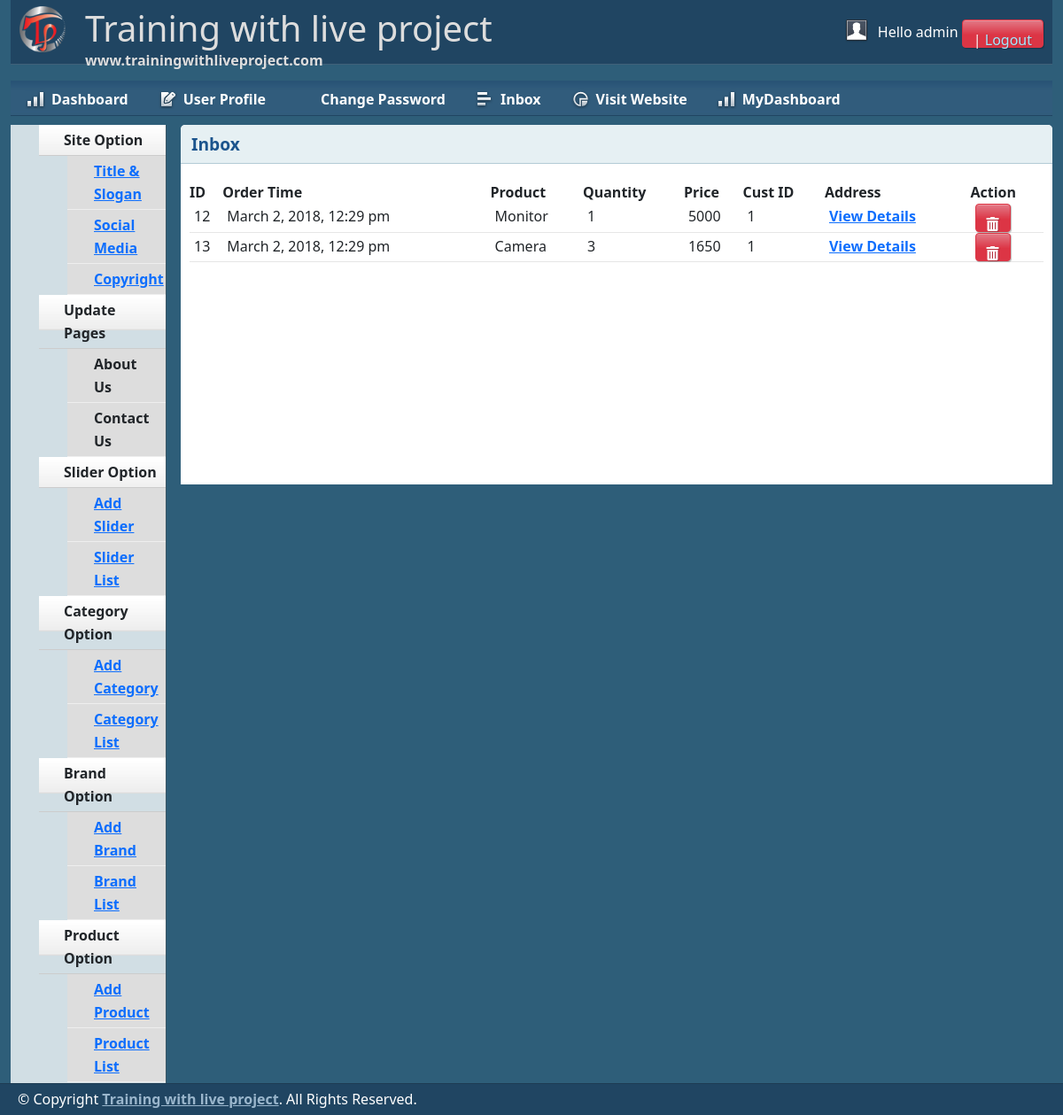
Page /admin/inbox.php (signed in) on the committed database.
### tables this page shows
CREATE TABLE `tbl_order` (
  `id` int(11) NOT NULL,
  `cmrId` int(11) NOT NULL,
  `productId` int(11) NOT NULL,
  `productName` varchar(255) NOT NULL,
  `quantity` int(11) NOT NULL,
  `price` float NOT NULL,
  `image` varchar(255) NOT NULL,
  `date` datetime NOT NULL DEFAULT current_timestamp(),
  `status` int(11) NOT NULL DEFAULT 0
);

### lib/Database.php (called while the page is built, shortened)
<?php
class Database
{
    public $host   = DB_HOST;
    public $user   = DB_USER;
    public $pass   = DB_PASS;
    public $dbname = DB_NAME;
    public $link;
    private function connectDB()
    {
        $this->link = new mysqli(
            $this->host,
            $this->user,
            $this->pass,
            $this->dbname
        );
    }
    public function select($query)
    {
        $result = $this->link->query($query) or
        die($this->link->error . __LINE__);
        if ($result->num_rows > 0) {
            return $result;
        } else {
            return false;
        }
    }
}

### classes/Cart.php (called while the page is built, shortened)
<?php
$filepath = realpath(dirname(__FILE__));
include_once($filepath.'/../lib/Database.php');
include_once($filepath.'/../helpers/Format.php');
 ?>
<?php
class Cart
{
    private $db;
    public function __construct()
    {
        $this->db = new Database();
    }
    public function getAllOrderProduct()
    {
        $query = "SELECT * FROM tbl_order ORDER BY date DESC";
        $result = $this->db->select($query);
        return $result;
    }
}

### helpers/Format.php (called while the page is built, shortened)
<?php
class Format
{
    public function formatDate($date)
    {
        return date('F j, Y, g:i a', strtotime($date));
    }
}

### admin/inbox.php (the view, shortened to what this page needs)
<?php include 'inc/header.php';?>
<?php include 'inc/sidebar.php';?>
<?php
$filepath = realpath(dirname(__FILE__));
include_once($filepath.'/../classes/Cart.php');
$ct = new Cart();
$fm = new Format();
?>
        <div class="grid_10">
            <div class="box round first grid">
                <h2>Inbox</h2>
                <div class="block">
                    <table class="data display datatable" id="example">
					<thead>
						<tr>
							<th>ID</th>
							<th>Order Time</th>
							<th>Product</th>
							<th>Quantity</th>
							<th>Price</th>
							<th>Cust ID</th>
							<th>Address</th>
							<th>Action</th>
						</tr>
					</thead>
					<tbody>
						<?php
                        $getOrder = $ct->getAllOrderProduct();
                        if ($getOrder) {
                            while ($result = $getOrder->fetch_assoc()) {
                                ?>
						<tr class="odd gradeX">
							<td><?php echo $result['id']; ?></td>
							<td><?php echo $fm->formatDate($result['date']); ?></td>
							<td><?php echo $result['productName']; ?></td>
							<td><?php echo $result['quantity']; ?></td>
							<td><?php echo $result['price']; ?></td>
							<td><?php echo $result['cmrId']; ?></td>
							<td><a href="customer.php?custId=<?php echo $result['cmrId']; ?>">View Details</a></td>
							<?php if ($result['status'] == '0') {
                                    ?>
							<td><a href="?shiftid=<?php echo $result['cmrId']; ?>&price=<?php echo $result['price']; ?>&time=<?php echo $result['date']; ?>">Shifted</a></td>
                                <?php
                                } elseif ($result['status'] == '1') {
                                    ?>
                                <td>Pending</td>
                                <?php
                                } else {
                                    ?>
                                <td><a class="btn btn-danger" href="?delproid=<?php echo $result['cmrId']; ?>&price=<?php echo $result['price']; ?>&time=<?php echo $result['date']; ?>"><i class="fas fa-trash-alt"></i></a></td>
							<?php
                                } ?>
						</tr>
						<?php
                            }
                        } ?>
					</tbody>
				</table>
               </div>
            </div>
        </div>
<?php include 'inc/footer.php';?>

### admin/css/text.css (style rules this page uses)
body { font: 13px/1.5 Tahoma, Helvetica, Arial, 'Liberation Sans', FreeSans, sans-serif; }
h2 { font-size: 23px; }
p, dl, hr, h1, h2, h3, h4, h5, h6, ol, ul, pre, table, address, fieldset { margin-bottom: 20px; }

### admin/css/grid.css (style rules this page uses)
.grid_1, .grid_2, .grid_3, .grid_4, .grid_5, .grid_6, .grid_7, .grid_8, .grid_9, .grid_10, .grid_11, .grid_12, .grid_13, .grid_14, .grid_15, .grid_16 { display: inline; float: left; margin-left: 1%; margin-right: 1%; }
.container_12 .grid_10 { width: 81.333%; }

### admin/css/layout.css (style rules this page uses)
body { background: #fff none repeat scroll 0 0; color: #444; font-size: 14px; padding: 0; }
a { color: #000; font-weight:bold; text-decoration: none; }
h1, h2, h3, h4, h5, h6 { line-height:1.2em; margin-bottom:.3em; }
h2 { margin-top:1em; }
.box { background:#fff; margin-bottom:20px; padding:10px 10px 10px 10px; margin-left:-8px; }
.box.grid { padding-bottom:40px; }
.box.round { -moz-border-radius: 5px 5px 0px 0px; -webkit-border-radius: 5px 5px 0px 0px; border-radius: 5px 5px 0px 0px; }
.box h2 { font-size:1.2em; font-weight:bold; color:#1B548D; background:#E6F0F3; margin:-10px -10px 0 -10px; padding:10px 12px; border-bottom:1px solid #B3CBD6; -moz-border-radius: 5px 5px 0px 0px; -webkit-border-radius: 5px 5px 0px 0px; border-radius: 5px 5px 0px 0px; }
.box.first { min-height: 406px; }
.block { padding-top:20px; }
.block { padding-bottom:1px; }
table.display { margin: 0 auto; clear: both; width: 100%; }
tr.odd { height: 30px; line-height: 30px; border-bottom:1px solid #e6e6e6; }
tr.odd td, tr.even td { padding-left:5px; }
.btn, .btn-icon, .btn-mini { background-repeat: repeat-x; color: #FFF; font-weight: bold; display: inline-block; text-decoration: none; border-width: 1px; border-style: solid; padding: 0 15px 4px; *padding: 0 7px 4px; margin: 0; text-shadow: 1px 1px 1px rgba(0,0,0,.2); -moz-box-shadow: 1px 1px 1px rgba(0,0,0,.25); -webkit-box-shadow: 1px 1px 1px rgba(0,0,0,.25); -moz-border-radius: 4px; -webkit-border-radius: 4px; filter: progid:DXImageTransform.Microsoft.Shadow(color=#999999,direction=135,strength=2); cursor: pointer; position: relative; }
.btn, .btn-icon { background-position: 0 -80px; font-size: 12px; height: 32px; line-height: 29px; }
a.btn, a.btn-icon { height: 32px; line-height: 32px; padding-bottom: 0; }
.btn, .btn-icon, .btn-mini, .btn:visited, .btn-icon:visited, .btn-mini:visited { background-image: url(../img/bg-lite.png); background-color: #F90; border-color: #D58000; color: #FFF; }

### rows in the picture
tbl_order: id "12", date "March 2, 2018, 12:29 pm", productName "Monitor", quantity "1", price "5000", cmrId "1"
tbl_order: id "13", date "March 2, 2018, 12:29 pm", productName "Camera", quantity "3", price "1650", cmrId "1"

### other values in the picture
Session::get('adminName') "admin"
